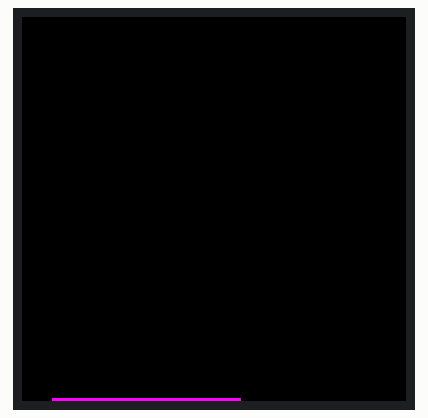
This program was run on a simulated MicroPython board. Parts: 128×128 colour display. Library files of the repository ran but are not shown: ssd1351.py; what the program prints to the serial console is not drawn. At 25.0 s the program stops and its outputs stay as they are.

Above: at 1.2 s.
At 5.3 s:
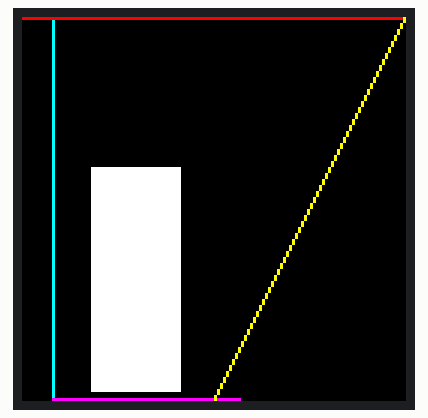
At 9.6 s:
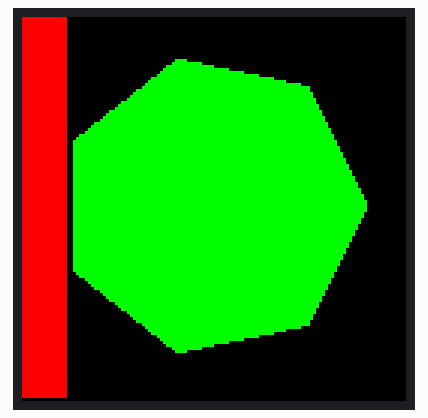
At 11.6 s:
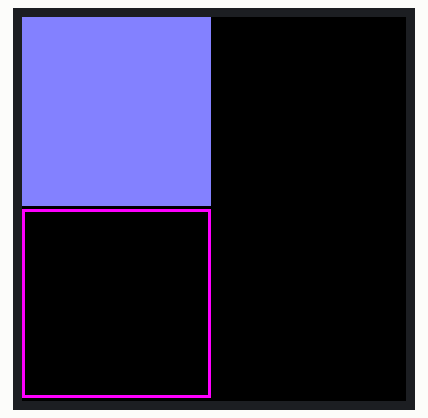
At 13.7 s:
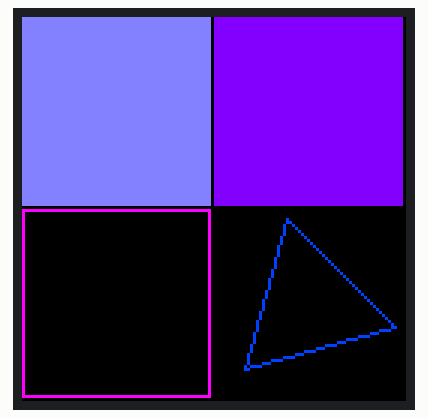
At 20.0 s:
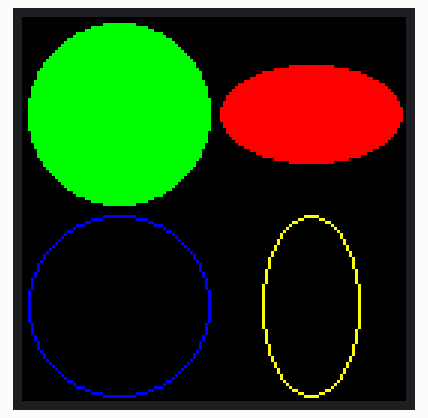

The program:

demo_shapes.py
```python
"""SSD1351 demo (shapes)."""
from time import sleep
from ssd1351 import Display, color565
from machine import Pin, SPI  # type: ignore


def test():
    """Test code."""
    # Baud rate of 14500000 seems about the max
    spi = SPI(2, baudrate=14500000, sck=Pin(18), mosi=Pin(23))
    display = Display(spi, dc=Pin(17), cs=Pin(5), rst=Pin(16))

    display.clear(color565(64, 0, 255))
    sleep(1)

    display.clear()

    display.draw_hline(10, 127, 63, color565(255, 0, 255))
    sleep(1)

    display.draw_vline(10, 0, 127, color565(0, 255, 255))
    sleep(1)

    display.fill_hrect(23, 50, 30, 75, color565(255, 255, 255))
    sleep(1)

    display.draw_hline(0, 0, 127, color565(255, 0, 0))
    sleep(1)

    display.draw_line(127, 0, 64, 127, color565(255, 255, 0))
    sleep(2)

    display.clear()

    coords = [[0, 63], [78, 80], [122, 92], [50, 50], [78, 15], [0, 63]]
    display.draw_lines(coords, color565(0, 255, 255))
    sleep(1)

    display.clear()
    display.fill_polygon(7, 63, 63, 50, color565(0, 255, 0))
    sleep(1)

    display.fill_rectangle(0, 0, 15, 127, color565(255, 0, 0))
    sleep(1)

    display.clear()

    display.fill_rectangle(0, 0, 63, 63, color565(128, 128, 255))
    sleep(1)

    display.draw_rectangle(0, 64, 63, 63, color565(255, 0, 255))
    sleep(1)

    display.fill_rectangle(64, 0, 63, 63, color565(128, 0, 255))
    sleep(1)

    display.draw_polygon(3, 96, 96, 30, color565(0, 64, 255),
                         rotate=15)
    sleep(3)

    display.clear()

    display.fill_circle(32, 32, 30, color565(0, 255, 0))
    sleep(1)

    display.draw_circle(32, 96, 30, color565(0, 0, 255))
    sleep(1)

    display.fill_ellipse(96, 32, 30, 16, color565(255, 0, 0))
    sleep(1)

    display.draw_ellipse(96, 96, 16, 30, color565(255, 255, 0))

    sleep(5)
    display.cleanup()


test()
```

Measured:
- what the display in image 0 shows lasts 1.0 s, from 1.2 s to 2.2 s
- what the display in image 1 shows lasts 2.0 s, from 5.3 s to 7.3 s
- what the display in image 4 shows lasts 3.0 s, from 13.7 s to 16.7 s
- what the display in image 5 shows lasts 5.0 s, from 20.0 s to 25.0 s
